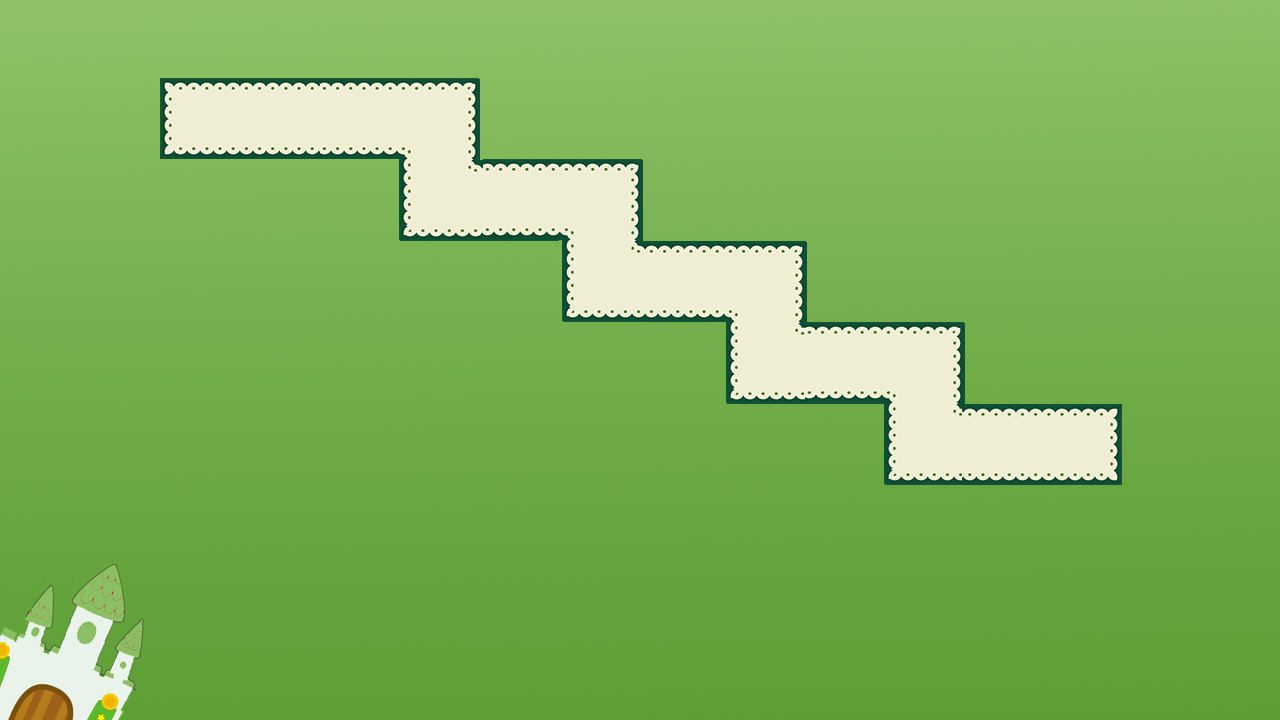

This is a level from a 2D game, rendered from its Tiled map with the project's own tilesets. A one-line summary and the map file follow, with tile-layer data summarised:
An orthogonal 16x9 tile map with 80x80 px tiles, 1 tile layer (块层 1) and 41 objects (enemy, baby, assistant).

<map version="1.0" orientation="orthogonal" width="16" height="9" tilewidth="80" tileheight="80">
 <tileset firstgid="1" name="5" tilewidth="80" tileheight="80">
  <image source="5.png" width="1280" height="720" />
 </tileset>
 <layer name="块层 1" width="16" height="9">
  <data>[144 cells, 144 non-empty, 144 distinct tile ids]</data>
 </layer>
 <objectgroup name="people" width="16" height="9" visible="0">
  <object name="enemy" x="160" y="80" width="80" height="80" />
  <object name="baby" x="1120" y="400" width="80" height="80" />
  <object name="assistant" x="1081" y="427" width="33" height="33" />
 </objectgroup>
 <objectgroup name="barrier" width="16" height="9" visible="0">
  <object x="160" y="80" width="320" />
  <object x="480" y="80" height="80" />
  <object x="480" y="160" width="160" />
  <object x="640" y="160" height="80" />
  <object x="640" y="240" width="160" />
  <object x="800" y="240" height="80" />
  <object x="800" y="320" width="160" />
  <object x="960" y="320" height="80" />
  <object x="960" y="400" width="240" />
  <object x="160" y="80" height="80" />
  <object x="160" y="160" width="240" />
  <object x="400" y="160" height="80" />
  <object x="400" y="240" width="160" />
  <object x="560" y="240" height="80" />
  <object x="560" y="320" width="160" />
  <object x="720" y="320" height="80" />
  <object x="720" y="400" width="160" />
  <object x="880" y="400" height="80" />
  <object x="880" y="480" width="320" />
 </objectgroup>
 <objectgroup name="road" width="16" height="9" visible="0">
  <object x="164" y="84" width="273" height="75">
   <properties>
    <property name="direction" value="right" />
   </properties>
  </object>
  <object x="404" y="85" width="71" height="113">
   <properties>
    <property name="direction" value="down" />
   </properties>
  </object>
  <object x="404" y="161" width="196" height="76">
   <properties>
    <property name="direction" value="right" />
   </properties>
  </object>
  <object x="561" y="163" width="77" height="123">
   <properties>
    <property name="direction" value="down" />
   </properties>
  </object>
  <object x="563" y="241" width="200" height="79">
   <properties>
    <property name="direction" value="right" />
   </properties>
  </object>
  <object x="720" y="241" width="79" height="124">
   <properties>
    <property name="direction" value="down" />
   </properties>
  </object>
  <object x="724" y="325" width="195" height="75">
   <properties>
    <property name="direction" value="right" />
   </properties>
  </object>
  <object x="883" y="325" width="76" height="121">
   <properties>
    <property name="direction" value="down" />
   </properties>
  </object>
  <object x="881" y="404" width="239" height="77">
   <properties>
    <property name="direction" value="right" />
   </properties>
  </object>
 </objectgroup>
 <objectgroup name="tower" width="16" height="9">
  <object x="320" y="160" width="80" height="80">
   <properties>
    <property name="type" value="1,4,6" />
   </properties>
  </object>
  <object x="640" y="320" width="80" height="80">
   <properties>
    <property name="type" value="1,4,6" />
   </properties>
  </object>
  <object x="880" y="240" width="80" height="80">
   <properties>
    <property name="type" value="1,4,6" />
   </properties>
  </object>
  <object x="560" y="320" width="80" height="80">
   <properties>
    <property name="type" value="1,4,6" />
   </properties>
  </object>
  <object x="800" y="160" width="80" height="80">
   <properties>
    <property name="type" value="2,5,6" />
   </properties>
  </object>
  <object x="480" y="320" width="80" height="80">
   <properties>
    <property name="type" value="2,5,6" />
   </properties>
  </object>
  <object x="320" y="240" width="80" height="80">
   <properties>
    <property name="type" value="2,5,6" />
   </properties>
  </object>
  <object x="640" y="400" width="80" height="80">
   <properties>
    <property name="type" value="2,5,6" />
   </properties>
  </object>
  <object x="1040" y="480" width="80" height="80">
   <properties>
    <property name="type" value="2,5,6" />
   </properties>
  </object>
  <object x="960" y="240" width="80" height="80">
   <properties>
    <property name="type" value="2,5,6" />
   </properties>
  </object>
 </objectgroup>
</map>
